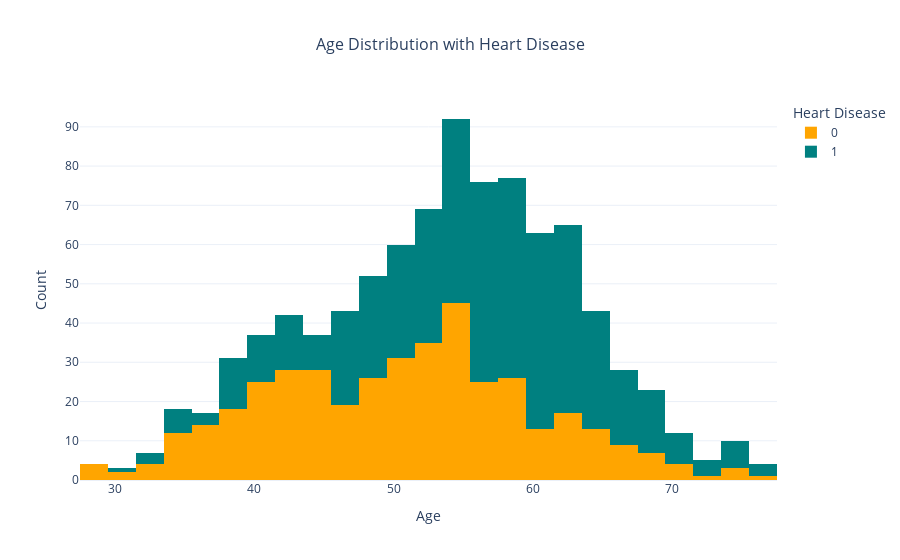

The notebook cell saved with this chart:
### Code cell
import plotly.express as px

# Create the histogram
fig = px.histogram(
    data, 
    x='Age', 
    color='HeartDisease', 
    nbins=30,  # Number of bins
    color_discrete_sequence=['Orange', 'Teal'],  # Use the Viridis palette
    title='Age Distribution with Heart Disease'
    
)

# Customize the layout
fig.update_layout(
    xaxis_title='Age',
    yaxis_title='Count',
    legend_title='Heart Disease',
    template='plotly_white',
    title_font_size=16,
    title_x=0.5  # Center the title
)

# Show the plot
fig.show()

### Figure 1 — Plotly figure (JSON) as saved in the notebook; plotly's stock layout.template omitted (floating-point values rounded to 4 significant figures; data arrays with more than 128 entries replaced by an {"elided": "..."} marker saying what was removed)
{"data": [{"alignmentgroup": "True", "bingroup": "x", "hovertemplate": "HeartDisease=0<br>Age=%{x}<br>count=%{y}<extra></extra>", "legendgroup": "0", "marker": {"color": "Orange", "pattern": {"shape": ""}}, "name": "0", "nbinsx": 30, "offsetgroup": "0", "orientation": "v", "showlegend": true, "type": "histogram", "x": {"elided": "410 int values"}, "xaxis": "x", "yaxis": "y"}, {"alignmentgroup": "True", "bingroup": "x", "hovertemplate": "HeartDisease=1<br>Age=%{x}<br>count=%{y}<extra></extra>", "legendgroup": "1", "marker": {"color": "Teal", "pattern": {"shape": ""}}, "name": "1", "nbinsx": 30, "offsetgroup": "1", "orientation": "v", "showlegend": true, "type": "histogram", "x": {"elided": "508 int values"}, "xaxis": "x", "yaxis": "y"}], "layout": {"barmode": "relative", "legend": {"title": {"text": "Heart Disease"}, "tracegroupgap": 0}, "title": {"font": {"size": 16}, "text": "Age Distribution with Heart Disease", "x": 0.5}, "xaxis": {"anchor": "y", "domain": [0, 1], "title": {"text": "Age"}}, "yaxis": {"anchor": "x", "domain": [0, 1], "title": {"text": "Count"}}}}
